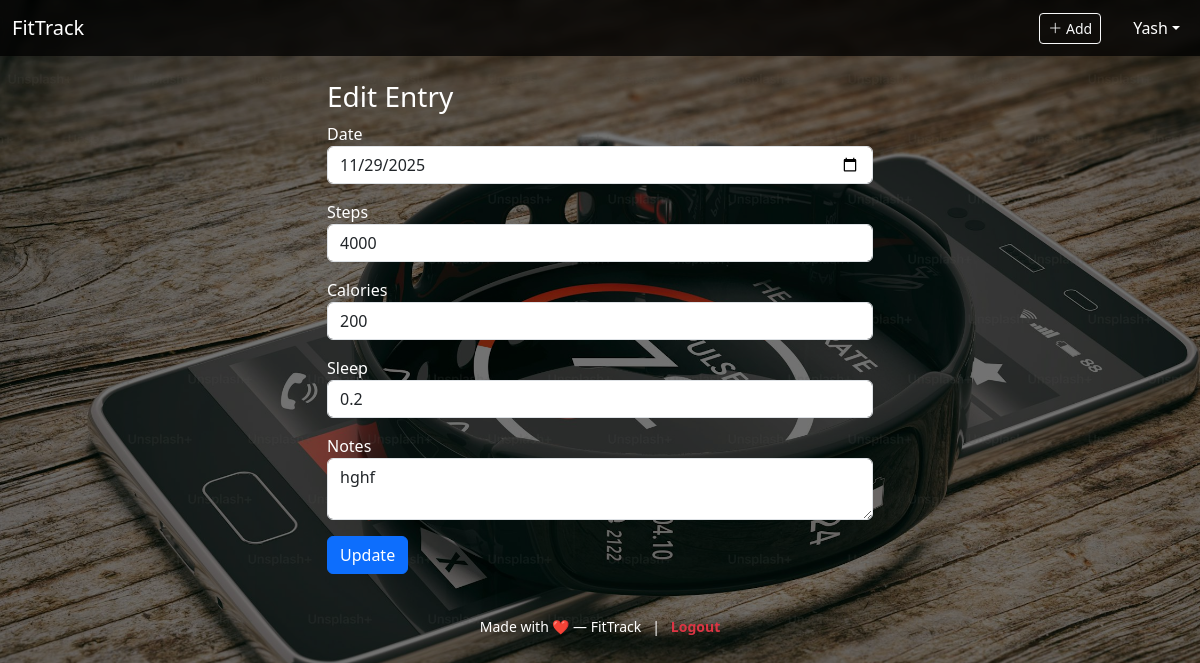
The page /edit/15 (signed in) on the database its author committed.
### tables this page shows
CREATE TABLE users (
            id INTEGER PRIMARY KEY AUTOINCREMENT,
            username TEXT UNIQUE NOT NULL,
            password TEXT NOT NULL,
            name TEXT,
            email TEXT,
            avatar TEXT
        );

CREATE TABLE fitness (
            id INTEGER PRIMARY KEY AUTOINCREMENT,
            user_id INTEGER,
            date TEXT,
            steps INTEGER,
            calories INTEGER,
            sleep_hours REAL,
            notes TEXT,
            FOREIGN KEY(user_id) REFERENCES users(id)
        );

### app.py (the view, shortened to what this page needs)
@app.route("/edit/<int:fid>", methods=["GET", "POST"])
def edit_entry(fid):
    user = current_user()
    if not user:
        return redirect(url_for("login"))
    conn = get_db()
    row = conn.execute(
        "SELECT * FROM fitness WHERE id=? AND user_id=?",
        (fid, user["id"])
    ).fetchone()
    if not row:
        flash("Entry not found", "danger")
        return redirect(url_for("dashboard"))
    return render_template("edit.html", row=row)

### app.py (called while the page is built)
def get_db():
    conn = sqlite3.connect(DB)
    conn.row_factory = sqlite3.Row
    return conn

@app.context_processor
def inject_user():
    return dict(current_user=current_user, session=session)

def current_user():
    uid = session.get("user_id")
    if not uid:
        return None
    conn = get_db()
    user = conn.execute("SELECT * FROM users WHERE id=?", (uid,)).fetchone()
    conn.close()
    return user

### templates/edit.html
{% extends "base.html" %}
{% block content %}
<div class="row justify-content-center">
  <div class="col-md-6">
    <h3>Edit Entry</h3>
    <form method="POST">
      <div class="mb-3"><label>Date</label><input name="date" class="form-control" type="date" value="{{ row['date'] }}" required></div>
      <div class="mb-3"><label>Steps</label><input name="steps" class="form-control" type="number" value="{{ row['steps'] }}"></div>
      <div class="mb-3"><label>Calories</label><input name="calories" class="form-control" type="number" value="{{ row['calories'] }}"></div>
      <div class="mb-3"><label>Sleep</label><input name="sleep" class="form-control" type="number" step="0.1" value="{{ row['sleep_hours'] }}"></div>
      <div class="mb-3"><label>Notes</label><textarea name="notes" class="form-control">{{ row['notes'] }}</textarea></div>
      <button class="btn btn-primary">Update</button>
    </form>
  </div>
</div>
{% endblock %}

### templates/base.html (shortened to what this page needs)
<!doctype html>
<html lang="en">
<head>
  <link href="https://cdn.jsdelivr.net/npm/bootstrap@5.3.2/dist/css/bootstrap.min.css" rel="stylesheet">
  <link href="https://cdn.jsdelivr.net/npm/bootstrap-icons@1.11.3/font/bootstrap-icons.css" rel="stylesheet">
  <link rel="stylesheet" href="{{ url_for('static', filename='style.css') }}">
</head>
<body class="site-background">
<nav class="navbar navbar-expand-lg navbar-light bg-darkToggle">
  <div class="container-fluid">
    <a class="navbar-brand" href="{{ url_for('dashboard') }}">FitTrack</a>
    <div class="collapse navbar-collapse" id="navmenu">
      <ul class="navbar-nav ms-auto align-items-center">
        {% if session.user_id %}
        <li class="nav-item me-2">
          <a class="btn btn-outline-light btn-sm" href="{{ url_for('add_entry') }}">
            <i class="bi bi-plus-lg"></i> Add
          </a>
        </li>
        <li class="nav-item dropdown">
          <a class="nav-link dropdown-toggle d-flex align-items-center" href="#" role="button" data-bs-toggle="dropdown">
            {% set user = current_user() %}
            {{ user['username'] if user else 'User' }}
          </a>
        </li>
        {% else %}
        <li class="nav-item"><a class="nav-link" href="{{ url_for('login') }}">Login</a></li>
        <li class="nav-item"><a class="nav-link" href="{{ url_for('register') }}">Register</a></li>
        {% endif %}
      </ul>
    </div>
  </div>
</nav>
<div class="container py-4">
  {% block content %}{% endblock %}
</div>
<footer class="text-center py-3">
  <small>
    Made with ❤️ — FitTrack
    &nbsp; | &nbsp;
    <a href="{{ url_for('logout') }}" class="text-danger fw-bold" style="text-decoration:none;">
      Logout
    </a>
  </small>
</footer>
</body>
</html>

### static/style.css (style rules this page uses)
body.site-background { background-image: url('/static/images/premium_photo.jpg'); background-size: cover; background-position: center; background-repeat: no-repeat; background-attachment: fixed; min-height: 100vh; position: relative; color: #fff; }
body.site-background::before { content: ""; position: absolute; inset: 0; background: rgba(0,0,0,0.55); z-index: -1; }
.navbar { background-color: rgba(0, 0, 0, 0.75) !important; backdrop-filter: blur(5px); }
.navbar .nav-link, .navbar-brand { color: #fff !important; }
footer { color: #fff; }

### rows shown on the page
users: username "Yash"
fitness: date "11/29/2025", steps "4000", calories "200", sleep "0.2", notes "hghf"
